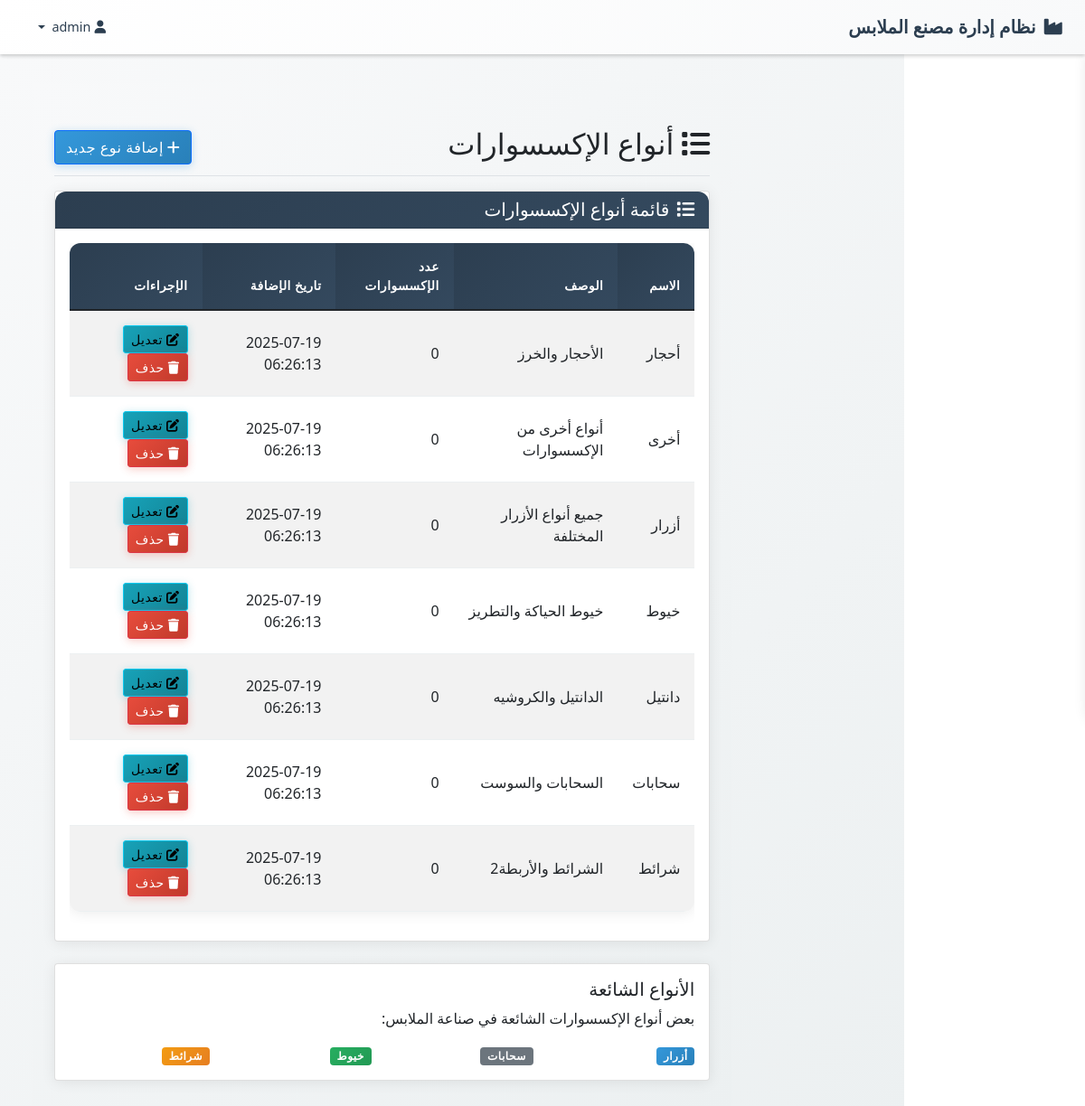
The page /inventory/accessory_types.php (signed in) on the database its author committed.
### tables this page shows
CREATE TABLE `accessory_types`  (
  `id` int(11) NOT NULL AUTO_INCREMENT,
  `name` varchar(100) NOT NULL,
  `description` text NULL,
  `created_at` timestamp NOT NULL DEFAULT CURRENT_TIMESTAMP,
  PRIMARY KEY (`id`) USING BTREE,
  UNIQUE INDEX `name`(`name`) USING BTREE
);

### inventory/accessory_types.php (the view, shortened to what this page needs)
<?php
require_once '../config/config.php';
$stmt = $pdo->query("SELECT * FROM accessory_types ORDER BY name");
$types = $stmt->fetchAll();
include '../includes/header.php';
?>
<!DOCTYPE html>
<html lang="ar" dir="rtl">
<head>
    <link href="https://cdn.jsdelivr.net/npm/bootstrap@5.1.3/dist/css/bootstrap.rtl.min.css" rel="stylesheet">
    <link href="https://cdnjs.cloudflare.com/ajax/libs/font-awesome/6.0.0/css/all.min.css" rel="stylesheet">
    <link href="<?= BASE_URL ?>/../assets/css/style.css" rel="stylesheet">
</head>
<body>
    <!DOCTYPE html>
<html lang="ar" dir="rtl">
<head>
    <link href="https://cdn.jsdelivr.net/npm/bootstrap@5.1.3/dist/css/bootstrap.rtl.min.css" rel="stylesheet">
    <link href="https://cdnjs.cloudflare.com/ajax/libs/font-awesome/6.0.0/css/all.min.css" rel="stylesheet">
    <link href="<?= BASE_URL ?>/../assets/css/style.css" rel="stylesheet">
</head>
<body>
    <?php include '../includes/navbar.php'; ?>
    <div class="container-fluid">
    <div class="row">
        <main class="col-md-9 ms-sm-auto col-lg-10 px-md-4 main-content">
            <div class="d-flex justify-content-between flex-wrap flex-md-nowrap align-items-center pt-3 pb-2 mb-3 border-bottom">
                <h1 class="h2">
                    <i class="fas fa-list me-2"></i>أنواع الإكسسوارات
                </h1>
                <button type="button" class="btn btn-primary" data-bs-toggle="modal" data-bs-target="#addTypeModal">
                    <i class="fas fa-plus me-1"></i>إضافة نوع جديد
                </button>
            </div>
            <div class="card">
                <div class="card-header">
                    <h5 class="card-title mb-0">
                        <i class="fas fa-list me-2"></i>قائمة أنواع الإكسسوارات
                    </h5>
                </div>
                <div class="card-body">
                    <div class="table-responsive">
                        <table class="table table-striped table-hover">
                            <thead class="table-dark">
                                <tr>
                                    <th>الاسم</th>
                                    <th>الوصف</th>
                                    <th>عدد الإكسسوارات</th>
                                    <th>تاريخ الإضافة</th>
                                    <th>الإجراءات</th>
                                </tr>
                            </thead>
                            <tbody>
                                <?php if (empty($types)): ?>
                                    <tr>
                                        <td colspan="5" class="text-center text-muted py-4">
                                            <i class="fas fa-inbox fa-3x mb-3 d-block"></i>
                                            لا توجد أنواع متوفرة
                                        </td>
                                    </tr>
                                <?php else: ?>
                                    <?php foreach ($types as $type): ?>
                                        <tr>
                                            <td><?= htmlspecialchars($type['name']) ?></td>
                                            <td><?= htmlspecialchars($type['description'] ?? 'لا يوجد وصف') ?></td>
                                            <td>0</td>
                                            <td><?= $type['created_at'] ?></td>
                                            <td>
                                                <button type="button" class="btn btn-info btn-sm me-2" data-bs-toggle="modal" data-bs-target="#editTypeModal" data-type-id="<?= $type['id'] ?>" data-type-name="<?= htmlspecialchars($type['name']) ?>" data-type-description="<?= htmlspecialchars($type['description'] ?? '') ?>">
                                                    <i class="fas fa-edit me-1"></i>تعديل
                                                </button>
                                                <button type="button" class="btn btn-danger btn-sm" data-bs-toggle="modal" data-bs-target="#deleteTypeModal" data-type-id="<?= $type['id'] ?>">
                                                    <i class="fas fa-trash me-1"></i>حذف
                                                </button>
                                            </td>
                                        </tr>
                                    <?php endforeach; ?>
                                <?php endif; ?>
                            </tbody>
                        </table>
                    </div>
                </div>
            </div>
            <div class="row mt-4">
                <div class="col-md-12">
                    <div class="card">
                        <div class="card-body">
                            <h5 class="card-title">الأنواع الشائعة</h5>
                            <p class="card-text">بعض أنواع الإكسسوارات الشائعة في صناعة الملابس:</p>
                            <div class="row">
                                <div class="col-md-3">
                                    <span class="badge bg-primary">أزرار</span>
                                </div>
                                <div class="col-md-3">
                                    <span class="badge bg-secondary">سحابات</span>
                                </div>
                                <div class="col-md-3">
                                    <span class="badge bg-success">خيوط</span>
                                </div>
                                <div class="col-md-3">
                                    <span class="badge bg-warning">شرائط</span>
                                </div>
                            </div>
                        </div>
                    </div>
                </div>
            </div>
        </main>
    </div>
</div>
<?php include '../includes/footer.php'; ?>
</body>
</html>
</body>
</html>

### includes/header.php (shortened to what this page needs)
<!DOCTYPE html>
<html lang="ar" dir="rtl">
<head>
    <link href="https://cdn.jsdelivr.net/npm/bootstrap@5.1.3/dist/css/bootstrap.rtl.min.css" rel="stylesheet">
    <link href="https://cdnjs.cloudflare.com/ajax/libs/font-awesome/6.0.0/css/all.min.css" rel="stylesheet">
    <link href="../../assets/css/style.css" rel="stylesheet">
</head>
<body>
    <?php include __DIR__ . '/navbar.php'; ?>
    <div class="container-fluid">
        <div class="row">
            <main class="col-md-9 ms-sm-auto col-lg-10 px-md-4 main-content">

### includes/navbar.php (shortened to what this page needs)
<nav class="navbar navbar-expand-lg navbar-dark bg-primary fixed-top">
    <div class="container-fluid">
        <a class="navbar-brand" href="<?= BASE_URL ?>/dashboard.php">
            <i class="fas fa-industry me-2"></i><?= SYSTEM_NAME ?>
        </a>
        <div class="collapse navbar-collapse" id="navbarNav">
            <ul class="navbar-nav ms-auto">
                <li class="nav-item dropdown">
                    <a class="nav-link dropdown-toggle" href="#" id="userDropdown" role="button" data-bs-toggle="dropdown">
                        <i class="fas fa-user me-1"></i><?= $_SESSION['username'] ?? 'مستخدم' ?>
                    </a>
                </li>
            </ul>
        </div>
    </div>
</nav>

### includes/footer.php (shortened to what this page needs)
<!DOCTYPE html>
<html lang="ar" dir="rtl">
<head>
    <link href="https://cdn.jsdelivr.net/npm/bootstrap@5.1.3/dist/css/bootstrap.rtl.min.css" rel="stylesheet">
    <link href="https://cdnjs.cloudflare.com/ajax/libs/font-awesome/6.0.0/css/all.min.css" rel="stylesheet">
</head>
<body>
</body>
</html>

### assets/css/style.css (style rules this page uses)
* { box-sizing: border-box; }
body { margin: 0; padding: 0; font-family: 'Segoe UI', Tahoma, Geneva, Verdana, sans-serif; background-color: #f8f9fa; padding-top: 60px; }
.navbar { height: 60px; z-index: 1030; box-shadow: 0 2px 4px rgba(0, 0, 0, 0.1); background: linear-gradient(135deg, #ffffff, #f8f9fa) !important; }
.navbar-brand { font-size: 1.2rem; font-weight: 700; color: #2c3e50 !important; text-decoration: none; }
.navbar-nav .nav-link { color: #2c3e50 !important; font-weight: 500; padding: 8px 15px !important; border-radius: 6px; margin: 0 3px; transition: all 0.3s ease; }
.main-content { margin-right: 0; padding: 25px; min-height: calc(100vh - 60px); transition: margin-right 0.4s cubic-bezier(0.25, 0.46, 0.45, 0.94); background: linear-gradient(135deg, #f8f9fa 0%, #ecf0f1 100%); }
.table { background: #ffffff; border-radius: 12px; overflow: hidden; box-shadow: 0 2px 15px rgba(0, 0, 0, 0.08); }
.table thead th { background: linear-gradient(135deg, #2c3e50, #34495e); color: #ffffff; border: none; font-weight: 600; text-transform: uppercase; letter-spacing: 0.5px; font-size: 0.85rem; padding: 1rem; }
.table tbody td { padding: 1rem; border-color: #ecf0f1; vertical-align: middle; }
.card { border: none; border-radius: 12px; box-shadow: 0 2px 15px rgba(0, 0, 0, 0.08); transition: all 0.3s ease; margin-bottom: 20px; background: #ffffff; }
.card-header { background: linear-gradient(135deg, #2c3e50, #34495e); color: #ffffff; border-bottom: none; border-radius: 12px 12px 0 0 !important; padding: 1rem 1.5rem; font-weight: 600; }
.card-header h5, .card-header h6 { color: #ffffff; margin: 0; }
.btn { border-radius: 8px; font-weight: 500; padding: 0.5rem 1.5rem; transition: all 0.3s ease; border: none; }
.badge.bg-success { background: linear-gradient(135deg, #27ae60, #229954) !important; }
.main-content { background: linear-gradient(135deg, #f8f9fa 0%, #ecf0f1 100%); min-height: calc(100vh - 60px); padding-top: 2rem; }
.table tbody tr { transition: all 0.3s ease; }
.btn { border-radius: 8px; font-weight: 500; padding: 0.5rem 1.5rem; transition: all 0.3s ease; border: none; text-transform: uppercase; letter-spacing: 0.5px; font-size: 0.85rem; }
.btn-primary { background: linear-gradient(135deg, #3498db, #2980b9); box-shadow: 0 2px 10px rgba(52, 152, 219, 0.3); }
.btn-danger { background: linear-gradient(135deg, #e74c3c, #c0392b); box-shadow: 0 2px 10px rgba(231, 76, 60, 0.3); }
.btn-info { background: linear-gradient(135deg, #17a2b8, #138496); box-shadow: 0 2px 10px rgba(23, 162, 184, 0.3); }
.badge { border-radius: 20px; padding: 0.5rem 1rem; font-weight: 600; font-size: 0.75rem; text-transform: uppercase; letter-spacing: 0.5px; }
.badge.bg-primary { background: linear-gradient(135deg, #3498db, #2980b9) !important; }
.badge.bg-warning { background: linear-gradient(135deg, #f39c12, #e67e22) !important; }

### includes/sidebar.php (style rules this page uses)
.collapse .nav-link { padding: 0.5rem 1rem; font-size: 0.9rem; }

### rows shown on the page
accessory_types: name "أحجار", description "الأحجار والخرز", created_at "2025-07-19 06:26:13"
accessory_types: name "أخرى", description "أنواع أخرى من الإكسسوارات", created_at "2025-07-19 06:26:13"
accessory_types: name "أزرار", description "جميع أنواع الأزرار المختلفة", created_at "2025-07-19 06:26:13"
accessory_types: name "خيوط", description "خيوط الحياكة والتطريز", created_at "2025-07-19 06:26:13"
accessory_types: name "دانتيل", description "الدانتيل والكروشيه", created_at "2025-07-19 06:26:13"
accessory_types: name "سحابات", description "السحابات والسوست", created_at "2025-07-19 06:26:13"
accessory_types: name "شرائط", description "الشرائط والأربطة2", created_at "2025-07-19 06:26:13"

### other values the page prints
SYSTEM_NAME "نظام إدارة مصنع الملابس"
